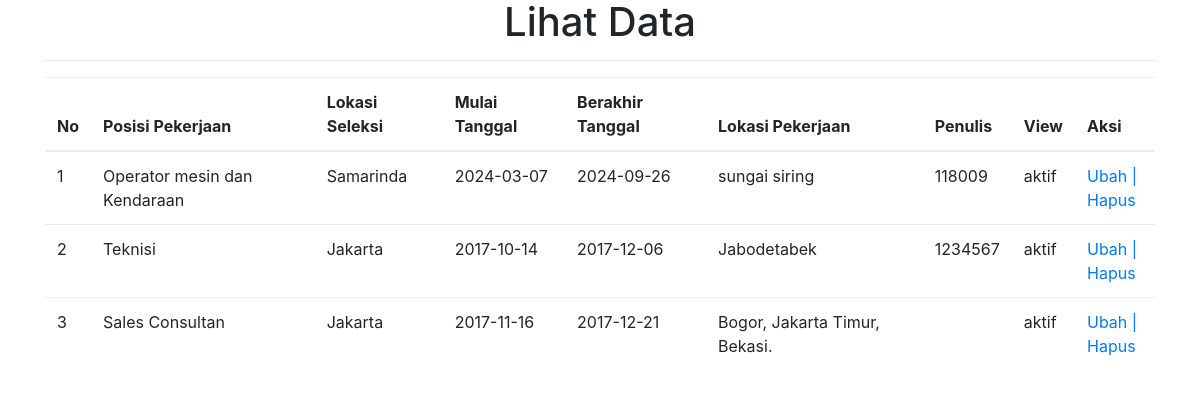
Page /admin/view_lwg.php (signed in) on the committed database.
### tables this page shows
CREATE TABLE `lowongan` (
  `id_lowongan` varchar(20) NOT NULL,
  `posisi_pekerjaan` varchar(35) NOT NULL,
  `lokasi_seleksi` varchar(35) NOT NULL,
  `tgl_mulai` date NOT NULL,
  `tgl_selesai` date NOT NULL,
  `deskripsi_pekerjaan` text NOT NULL,
  `jurusan_akademik` varchar(40) NOT NULL,
  `lokasi_pekerjaan` varchar(35) NOT NULL,
  `nip` varchar(15) NOT NULL,
  `view` enum('aktif','tidak aktif','','') NOT NULL
);

### admin/view_lwg.php (the view, shortened to what this page needs)
<?php
if(@$_SESSION['admin']){
?>
<!DOCTYPE html>
<html lang="en">
  <head>
    <link rel="stylesheet" href="bootstrap4/css/bootstrap.min.css">
    <link rel="stylesheet" href="bootstrap4/css/custom.css">
    <link rel="stylesheet" href="https://maxcdn.bootstrapcdn.com/font-awesome/4.7.0/css/font-awesome.min.css">
    <link rel="stylesheet" href="bootstrap4/css/dataTables.bootstrap4.css">
    <link rel="stylesheet" href="bootstrap4/css/dataTables.bootstrap4.min.css">
  </head>
<div class="container">
  <body style="background-color: transparent;">
         <h1 align="center">Lihat Data</h1>
        <hr>
            <div class="row">
                <div class="col-md-12">
                    <table id="example" class="table table-responsive table-hover" cellspacing="0" width="100%">
                        <thead class="thead-dark">
                            <tr>
                                <th scope="col">No</th>
                                <th scope="col">Posisi Pekerjaan</th>
                                <th scope="col">Lokasi Seleksi</th>
                                <th scope="col">Mulai Tanggal</th>
                                <th scope="col">Berakhir Tanggal</th>
                                <th scope="col">Lokasi Pekerjaan</th>
                                <th scope="col">Penulis</th>
                                <th scope="col">View</th>
                                <th scope="col" width="80px">Aksi</th>
                            </tr>
                        </thead>
                        <tbody>
                            <?php
                            include "koneksi.php";
                            $query = "SELECT * FROM lowongan";
                            $sql = mysqli_query($connect, $query);
                            $no = 1 ;
                            while($data = mysqli_fetch_array($sql)){
                            ?>
                                <tr scope="row">
                                    <td><?php echo $no; ?> </td>
                                    <td><?php echo $data ['posisi_pekerjaan']; ?></td>
                                    <td><?php echo $data ['lokasi_seleksi']; ?></td>
                                    <td><?php echo $data ['tgl_mulai']; ?></td>
                                    <td><?php echo $data ['tgl_selesai']; ?></td>
                                    <td><?php echo $data ['lokasi_pekerjaan']; ?></td>
                                    <td><?php echo $data ['nip']; ?></td>
                                    <td><?php echo $data ['view']; ?></td>
                                    <td>
                                      <?php
                                        echo "<a href='up_lwg.php?id_lowongan=".$data['id_lowongan']."'>Ubah |
                                              <a href='del_lwg.php?id_lowongan=".$data['id_lowongan']."'>Hapus</a>";
                                       ?>
                                    </td>
                                </tr>
                                <?php
                               $no++;
                            }
                            ?>
                        </tbody>
                    </table>
                </div>
            </div>
</div>
  </body>
</html>
<?php
}else {
    include "illegal.php";
}
?>

### rows in the picture
lowongan: posisi_pekerjaan "Operator mesin dan Kendaraan", lokasi_seleksi "Samarinda", tgl_mulai "2024-03-07", tgl_selesai "2024-09-26", lokasi_pekerjaan "sungai siring", nip "118009", view "aktif"
lowongan: posisi_pekerjaan "Teknisi", lokasi_seleksi "Jakarta", tgl_mulai "2017-10-14", tgl_selesai "2017-12-06", lokasi_pekerjaan "Jabodetabek", nip "1234567", view "aktif"
lowongan: posisi_pekerjaan "Sales Consultan", lokasi_seleksi "Jakarta", tgl_mulai "2017-11-16", tgl_selesai "2017-12-21", lokasi_pekerjaan "Bogor, Jakarta Timur, Bekasi.", view "aktif"
